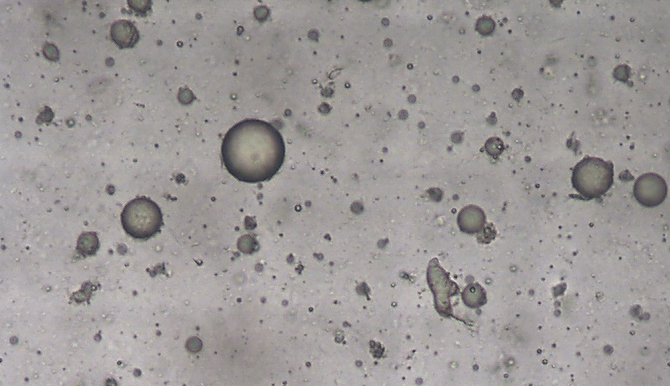
//> input picture project_code/images/zhifang_ball.png, 670 x 386 px
$ ./VC_FANFUHAN_OPENCV050   (built with g++ and OpenCV 4)
//> lines starting //> are read from the running program, lines starting //| are printed output that depends on the picture; after the words box and inside, x2 and y2 are one past the last pixel; in counts of white or black regions, pixels touching at a corner belong together
### project_code/VC_FANFUHAN_OPENCV/VC_FANFUHAN_OPENCV003/stdafx.h
// stdafx.h : 可在此標頭檔中包含標準的系統 Include 檔，
// 或是經常使用卻很少變更的
// 專案專用 Include 檔案
//

#pragma once

#include "targetver.h"

#include <stdio.h>
#include <tchar.h>


// TODO:  在此參考您的程式所需要的其他標頭

### project_code/VC_FANFUHAN_OPENCV/VC_FANFUHAN_OPENCV050/stdafx.h
// stdafx.h : 可在此標頭檔中包含標準的系統 Include 檔，
// 或是經常使用卻很少變更的
// 專案專用 Include 檔案
//

#pragma once

#include "targetver.h"

#include <stdio.h>
#include <tchar.h>


// TODO:  在此參考您的程式所需要的其他標頭

### project_code/VC_FANFUHAN_OPENCV/VC_FANFUHAN_OPENCV050/VC_FANFUHAN_OPENCV050.cpp
// VC_FANFUHAN_OPENCV050.cpp : 定義主控台應用程式的進入點。
//
/*
// Debug | x32
通用屬性
| C/C++
|	| 一般
|		| 其他 Include 目錄 -> C:\opencv\build\include
|
| 連結器
| 	|一一般
|		|  其他程式庫目錄 -> C:\opencv\build\x64\vc15\lib
|
| 	|一輸入
|		| 其他相依性 -> opencv_world411d.lib;%(AdditionalDependencies)

// Releas | x64
組態屬性
| C/C++
|	| 一般
|		| 其他 Include 目錄 -> C:\opencv\build\include
|
| 連結器
| 	|一般
|		| 其他程式庫目錄 -> C:\opencv\build\x64\vc15\lib
|
| 	|一輸入
|		| 其他相依性 -> opencv_world411.lib;%(AdditionalDependencies)

*/

#include "stdafx.h"
#include <iostream>
#include <opencv2/opencv.hpp>
#include <opencv2/core/core.hpp>
#include <opencv2/highgui/highgui.hpp>

using namespace std;
using namespace cv;

void blur_demo(Mat &image, Mat &sum);
void edge_demo(Mat &image, Mat &sum);
int getblockSum(Mat &sum, int x1, int y1, int x2, int y2, int i);

void showHistogram(InputArray src, cv::String StrTitle);
void backProjection_demo(Mat &mat, Mat &model);
void blur3x3(Mat &src, Mat *det);

void add_salt_pepper_noise(Mat &image);
void add_gaussian_noise(Mat &image);

void USMImage(Mat src, Mat &usm, float fltPar);

void pyramid_up(Mat &image, vector<Mat> &pyramid_images, int level);
void pyramid_down(vector<Mat> &pyramid_images);

void laplaian_demo(vector<Mat> &pyramid_images, Mat &image);

void connected_component_demo(Mat &image);
void componentwithstats_demo(Mat &image);

// [5 lines left out: function pause, not called in this run]
int main()
{
	Mat src = imread("../../images/zhifang_ball.png");//Mat src = imread("../../images/test.png");
//> src is the input picture: 386 rows x 670 cols, CV_8UC3; mean B, G, R 152.2, 153.2, 157.3
	if (src.empty())
	{
		cout << "could not load image.." << endl;
		pause();
		return -1;
	}
	else
	{
		imshow("input_src", src);
		showHistogram(src, "Histogram_input_src");
//> in showHistogram, `calcHist(&bgr_plane[0], 1, 0, Mat(), b_hist, 1, bins, ranges);`: b_hist = 256 values, max 7249 at index 156, min 0 at index 0, mean 1010.2
//> in showHistogram, `calcHist(&bgr_plane[1], 1, 0, Mat(), g_hist, 1, bins, ranges);`: g_hist = 256 values, max 7799 at index 158, min 0 at index 0, mean 1010.2
//> in showHistogram, `calcHist(&bgr_plane[2], 1, 0, Mat(), r_hist, 1, bins, ranges);`: r_hist = 256 values, max 7557 at index 163, min 0 at index 0, mean 1010.2
//> in showHistogram, `normalize(b_hist, b_hist, 0, histImage.rows, NORM_MINMAX, -1);`: b_hist = 256 values, max 400 at index 156, min 0 at index 0, mean 55.74
//> in showHistogram, `normalize(g_hist, g_hist, 0, histImage.rows, NORM_MINMAX, -1);`: g_hist = 256 values, max 400 at index 158, min 0 at index 0, mean 51.81
//> in showHistogram, `normalize(r_hist, r_hist, 0, histImage.rows, NORM_MINMAX, -1);`: r_hist = 256 values, max 400 at index 163, min 0 at index 0, mean 53.47
//> after the loop in showHistogram, `for (int i = 1; i < bins[0]; ++i)`:
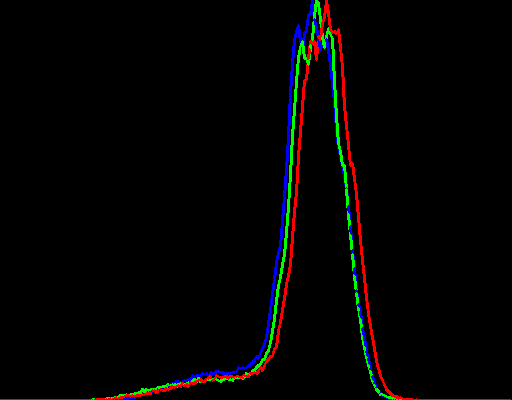
//> histImage: 400 rows x 512 cols, CV_8UC3; mean B, G, R 2.8, 3.2, 3.9
		Mat src01 = src.clone();

		// 去噪声与二值化
		//彩色轉二值化步驟(SOP) 彩色 -> 高斯模糊(去雜訊) -> 轉灰階 -> 二值化
		Mat dst, gray, binary00, binary01;
		GaussianBlur(src, dst, Size(3, 3), 0, 0);
		cvtColor(dst, gray, COLOR_BGR2GRAY);
		threshold(gray, binary00, 0, 255, THRESH_BINARY | THRESH_OTSU);
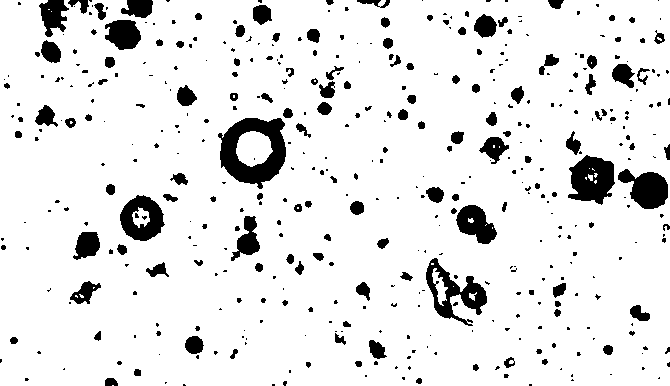
//> binary00: 386 rows x 670 cols, CV_8UC1; 90.2% white; 452 black regions (299 under 20 px), largest, box (x1, y1, x2, y2) and area: (218, 118, 286, 189) 2598, (568, 155, 615, 205) 1607, (426, 258, 487, 326) 1529
		imshow("binary00", binary00);

		//彩色轉二值化步驟(直接使用Canny)
		/*
		void Canny(InputArray image, OutputArray edges, double threshold1, double threshold2, int apertureSize=3, bool L2gradient=false )
		image, edges：輸入和輸出的圖片。
		threshold1, threshold2：用來區分 strong edge 和 weak edge，範圍都是 0 ~ 255，會在實作過程中進一步討論，通常選擇 threshold2 / threshold1 = 1/2 ~ 1/3，例如 (70, 140), (70, 210)
		apertureSize：用來計算梯度的 kernel size，也就是 Sobel 的 ksize
		L2gradient：選擇要用 L1 norm（絕對值平均）還是 L2 norm（平方根）當作梯度的大小。預設是用 L1 norm
		*/
		Canny(src, binary01, 80, 160);
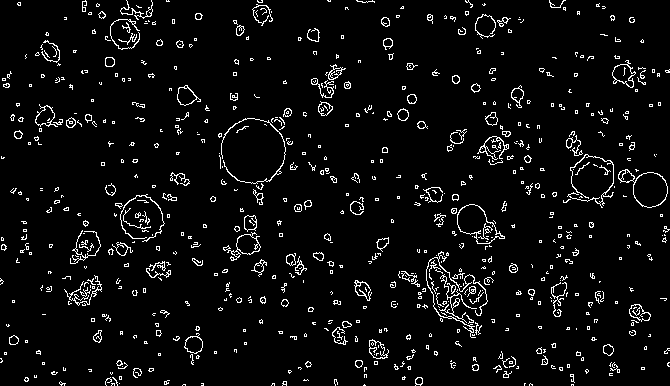
//> binary01: 386 rows x 670 cols, CV_8UC1; 5.1% white in thin lines or dots

		// 膨胀
		/*
		OpenCV提供getStructuringElement()讓我們得到要進行侵蝕或膨脹的模板

		Mat getStructuringElement(int shape, Size ksize, Point anchor=Point(-1,-1))

		shape：模板形狀，有MORPH_RECT、MORPH_ELLIPSE、MORPH_CROSS三種可選。
		ksize：模板尺寸。
		*/
		Mat k = getStructuringElement(MORPH_RECT, Size(3, 3), Point(-1, -1));
		/*
		OpenCV膨脹
		dilate(const Mat &src, Mat &dst, Mat kernel, Point anchor=Point(-1,-1), int iterations=1)

		src：輸入圖，可以多通道，深度可為CV_8U、CV_16U、CV_16S、CV_32F或CV_64F。
		dst：輸出圖，和輸入圖尺寸、型態相同。
		kernel：結構元素，如果kernel=Mat()則為預設的3×3矩形，越大膨脹效果越明顯。
		anchor：原點位置，預設為結構元素的中央。
		iterations：執行次數，預設為1次，執行越多次膨脹效果越明顯。
		*/
		dilate(binary01, binary01, k);
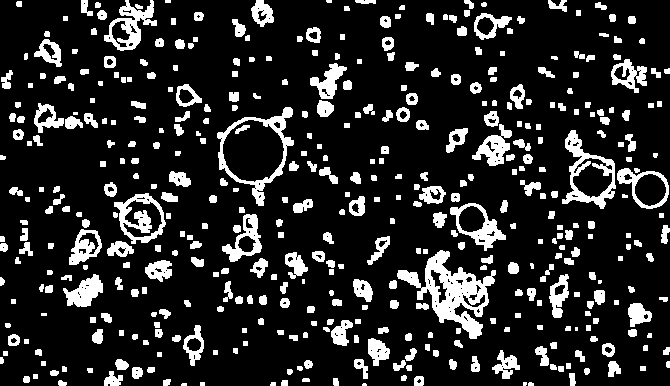
//> binary01: 386 rows x 670 cols, CV_8UC1; 15.8% white; 440 white regions (10 under 20 px)
		imshow("binary01", binary01);

		// 轮廓发现与绘制
		vector<vector<Point>> contours00, contours01;
		vector<Vec4i> hierarchy00, hierarchy01;
		/*
		void findContours(InputOutputArray image,OutputArrayOfArrays contours,OutputArray hierarchy,int mode,int method,Point offset = Point() )
		各個參數詳解如下：
		image表示輸入圖像，必須是二值圖像，二值圖像可以threshold輸出、Canny輸出、inRange輸出、自適應閾值輸出等。
		contours獲取的輪廓，每個輪廓是一系列的點集合
		hierarchy輪廓的層次信息，每個輪廓有四個相關信息，分別是同層下一個、前一個、第一個子節點、父節點
		mode 表示輪廓尋找時候的拓撲結搆返回
		-RETR_EXTERNAL表示只返回最外層輪廓
		-RETR_TREE表示返回輪廓樹結搆
		method表示輪廓點集合取得是基於什么算法，常見的是基於CHAIN_APPROX_SIMPLE鏈式編碼方法
		*/
		findContours(binary00, contours00, hierarchy00, RETR_TREE, CHAIN_APPROX_SIMPLE, Point());
//> contours00 = 469 contours, 278 with area under 20; largest, box (x1, y1, x2, y2) and area: (0, 0, 670, 386) 255624, (217, 117, 287, 190) 3697, (425, 257, 488, 327) 1964, (567, 154, 616, 206) 1750, (119, 194, 166, 242) 1567
		for (int t = 0; t < contours00.size(); ++t) {
			// 最大外接矩形
			/*
			Rect boundingRect(InputArray points)
			輸入參數points可以一系列點的集合，對輪廓來說就是該輪廓的點集
			返回結果是一個矩形，x, y, w, h
			*/
			Rect rect = boundingRect(contours00[t]);
			rectangle(src, rect, Scalar(0, 0, 255));

			// 面积与弧长过滤
			double area = contourArea(contours00[t]);
			double curvelen = arcLength(contours00[t], true);
			if (area < 100 || curvelen < 100) {
				continue;
			}

			// 最小外接矩形
			/*
			RotatedRect cv::minAreaRect(InputArray points)
			輸入參數points可以一系列點的集合，對輪廓來說就是該輪廓的點集
			返回結果是一個旋轉矩形，包含下面的信息：
			-矩形中心位置
			-矩形的寬高
			-旋轉角度
			*/
			RotatedRect rrt = minAreaRect(contours00[t]);
			Point2f pts[4];
			rrt.points(pts);

			// 绘制旋转矩形与中心位置
			for (int i = 0; i < 4; ++i) {
				line(src, pts[i % 4], pts[(i + 1) % 4], Scalar(0, 255, 0), 2);
			}
			Point2f cpt = rrt.center;
			circle(src, cpt, 2, Scalar(255, 0, 0), 2);
		}
//> this loop made 469 passes
//> (rect, area, curvelen, rrt, pts) on passes 4, 446: (Rect(0, 0, 670, 386), 255624, 2465, centre (334.5, 192.5), size (385, 669), angle -90, 4 Points (x, y): [669, 385], [0, 385], [0, 0], [669, 0]), (Rect(104, 19, 38, 32), 864, 128.6, centre (122.5, 34.5), size (31, 37), angle -90, 4 Points (x, y): [141, 50], [104, 50], [104, 19], [141, 19])
//> (rect, area, curvelen, rrt) on passes 133, 136, 163, 174, 183, 201: (Rect(425, 257, 63, 70), 1964.5, 328.3, centre (452, 293.5), size (51, 70.2), angle -63.4), (Rect(432, 268, 16, 38), 226.5, 109.5, centre (440.4, 286), size (12.3, 38.1), angle -14.7), (Rect(72, 231, 29, 30), 577.5, 106.7, centre (86, 245.5), size (29, 28), angle -90), (Rect(230, 215, 31, 47), 689, 160.4, centre (248.9, 240.3), size (51, 26), angle -70.6), (Rect(455, 204, 43, 41), 1056, 141.1, centre (477.1, 223.7), size (32.1, 45.5), angle -58.6), (Rect(119, 194, 47, 48), 1567, 154.9, centre (141.2, 218.3), size (44.4, 45.2), angle -33.7)
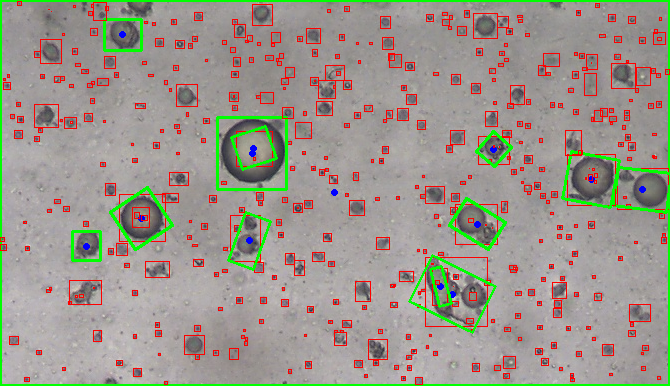
//> src: 386 rows x 670 cols, CV_8UC3; 8.32% of pixels changed, all inside (x1, y1, x2, y2) = (0, 0, 670, 386)
		imshow("contours00", src);

		findContours(binary01, contours01, hierarchy01, RETR_EXTERNAL, CHAIN_APPROX_SIMPLE, Point());
//> contours01 = 439 contours, 114 with area under 20; largest, box (x1, y1, x2, y2) and area: (217, 107, 294, 206) 4118, (397, 250, 496, 339) 3284, (562, 130, 616, 209) 2218, (114, 193, 166, 244) 1710, (450, 203, 506, 251) 1318
		for (int t = 0; t < contours01.size(); ++t) {
			// 最大外接矩形
			Rect rect = boundingRect(contours01[t]);
			rectangle(src01, rect, Scalar(0, 0, 255));

			// 面积与弧长过滤
			/*
			double contourArea(InputArray  contour,bool oriented = false)
			計算輪廓的面積，其原理是基於格林公式。
			參數contour表示輸入的輪廓點集
			參數oriented默認是false返回的面積是正數，如果方向參數為true表示會根據是順時針或者逆時針方向返回正值或者負值面積。
			*/
			double area = contourArea(contours01[t]);

			/*
			OpenCV對輪廓點集計算弧長的API函數如下:
			double cv::arcLength(InputArray curve,bool closed)
			參數curve表示輸入的輪廓點集
			參數closed默認表示是否閉合區域
			*/
			double curvelen = arcLength(contours01[t], true);
			if (area < 100 || curvelen < 100) {
				continue;
			}

			// 最小外接矩形
			RotatedRect rrt = minAreaRect(contours01[t]);
			Point2f pts[4];
			rrt.points(pts);

			// 绘制旋转矩形与中心位置
			for (int i = 0; i < 4; ++i) {
				line(src01, pts[i % 4], pts[(i + 1) % 4], Scalar(0, 255, 0), 2);
			}
			Point2f cpt = rrt.center;
			circle(src01, cpt, 2, Scalar(255, 0, 0), 2);
		}
//> this loop made 439 passes
//> (rect, area, curvelen, rrt, cpt) on passes 141, 194, 372, 374, 419, 438: (Rect(63, 274, 40, 33), 677.5, 144, centre (84, 293), size (41, 26.8), angle -25, Point(84.03, 293)), (Rect(69, 229, 33, 36), 727, 125.3, centre (85.7, 248.6), size (41.5, 26.8), angle -66.8, Point(85.74, 248.6)), (Rect(310, 63, 37, 36), 551, 149.7, centre (325.5, 78.7), size (38.8, 28.6), angle -64.4, Point(325.5, 78.67)), (Rect(611, 59, 36, 34), 652, 176.2, centre (629.7, 74.8), size (29.3, 37.7), angle -70, Point(629.7, 74.83)), (Rect(474, 13, 38, 27), 557.5, 124.7, centre (491.5, 27.2), size (26.4, 36.2), angle -81.9, Point(491.5, 27.15)), (Rect(104, 0, 53, 51), 1226.5, 283.2, centre (132.9, 23.4), size (60.2, 39.8), angle -55.3, Point(132.9, 23.38))
//> (rect, area, curvelen, rrt, pts) on pass 328: (Rect(34, 103, 30, 30), 467, 124.4, centre (48.5, 117.5), size (29, 29), angle -90, 4 Points (x, y): [63, 132], [34, 132], [34, 103], [63, 103])
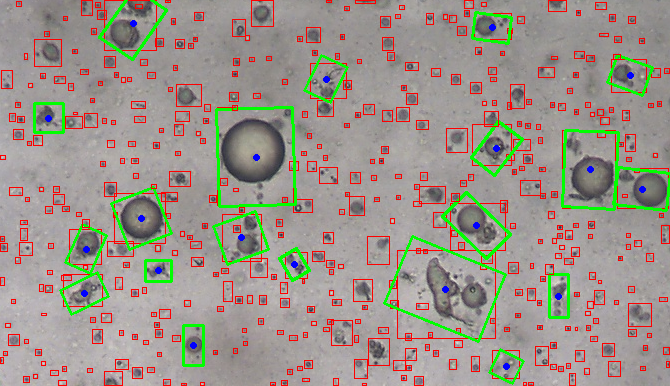
//> src01: 386 rows x 670 cols, CV_8UC3; 9.14% of pixels changed, all inside (x1, y1, x2, y2) = (0, 0, 670, 386)
		imshow("contours01", src01);
		waitKey(0);
		return 0;
//> (the program exits here)
